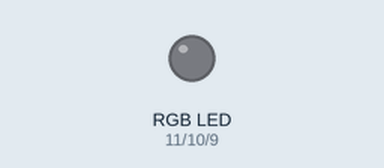
Simulated run of this sketch. Board: Arduino Uno, built with avr-gcc and run on an emulated ATmega328P. Shown: an RGB LED mixed from three pins (HIGH = lit). Dim RGB values are drawn brighter than linear.

Above: at 0.15 s.
At 20.07 s:
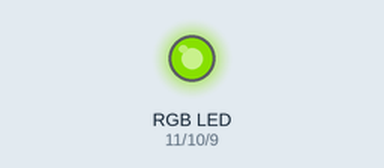
Timing chart, 0 to 20.0 s (numbered marks = the images above):
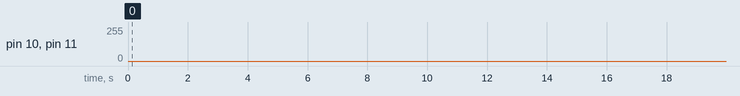

The sketch:

RGB_LED.ino
```cpp
/*************************************************************************/
const int redPin = 11;    // R petal on RGB LED module connected to digital pin 11
const int greenPin = 10;  // G petal on RGB LED module connected to digital pin 9
const int bluePin = 9;    // B petal on RGB LED module connected to digital pin 10
/**************************************************************************/

void setup()
{
         pinMode(redPin, OUTPUT); // sets the redPin to be an output
         pinMode(greenPin, OUTPUT); // sets the greenPin to be an output
         pinMode(bluePin, OUTPUT); // sets the bluePin to be an output
}

/***************************************************************************/
void loop()  // run over and over again
{
  unsigned int rgb[3];

  // Start off with red.
  rgb[0] = 255;
  rgb[1] = 0;
  rgb[2] = 0;
  // Choose the colours to increment and decrement.
  for (int decrement = 0; decrement < 3; decrement += 1)
  {
    int increment = decrement == 2 ? 0 : decrement + 1;
    // cross-fade the two colors.
    for (int i = 0; i < 255; i += 1)
    {
      rgb[decrement] -= 1;
      rgb[increment] += 1;
      color(rgb[0], rgb[1], rgb[2]);
      delay(5);
    }
  }
  /*
  int r, g, b;
  for (r = 0; r < 255; r += 25)
  {
    for (g = 0; g < 255; g += 25)
    {
      for (b = 0; b < 255; b += 25)
      {
        color(r, g, b);
        delay(10);
      }
    }
  }
  */
#ifdef DEMO
          // Basic colors:
          color(255, 0, 0); // turn the RGB LED red
          delay(1000); // delay for 1 second
          color(0, 255, 0); // turn the RGB LED green
          delay(1000); // delay for 1 second
          color(0, 0, 255); // turn the RGB LED blue
          delay(1000); // delay for 1 second
          // Example blended colors:
          delay(1000); // delay for 1 second
          color(237, 109, 0); // turn the RGB LED orange
          delay(1000); // delay for 1 second
          color(255, 215, 0); // turn the RGB LED yellow
          delay(1000); // delay for 1 second
          color(34, 139, 34); // turn the RGB LED green
          delay(1000); // delay for 1 second
          delay(1000); // delay for 1 second
          color(0,46,90); // turn the RGB LED  indigo
          delay(1000); // delay for 1 second
          color(128,0,128); // turn the RGB LED purple
          delay(1000); // delay for 1 second
#endif
}

/******************************************************/
void color(unsigned char red, unsigned char green, unsigned char blue)     // the color generating function
{
          analogWrite(redPin, red);
          analogWrite(bluePin, blue);
          analogWrite(greenPin, green);
}
/******************************************************/
```
